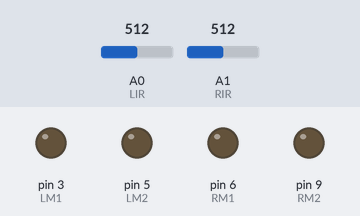
The sketch below on a simulated Arduino Uno, built with avr-gcc and run on an emulated ATmega328P. Parts: output pins drawn as LEDs (lit = HIGH). Inputs (shaded band) come from the test bench; at power-on: A0 (LIR) = 512, A1 (RIR) = 512.

Above: at 1.2 s.
1.3 s: A0 (LIR) set to 484
At 2.2 s:
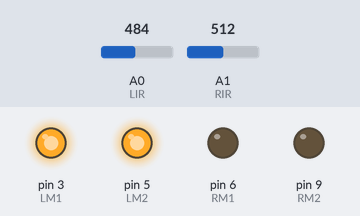
2.8 s: A1 (RIR) set to 490
At 3.3 s:
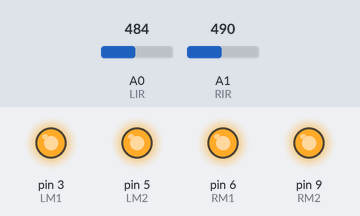
4.3 s: A0 (LIR) set to 510
At 5.5 s:
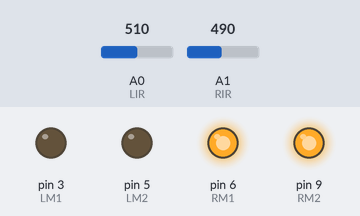
5.8 s: A0 (LIR) set to 490
At 6.8 s:
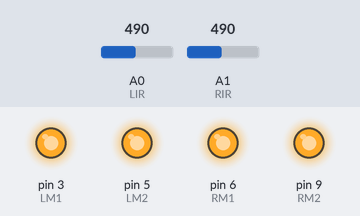
7.3 s: A0 (LIR) set to 511
At 8.0 s:
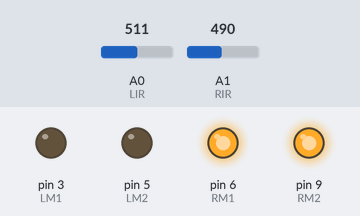
Timing chart, 0 to 9.8 s (numbered marks = the images above; inputs shaded):
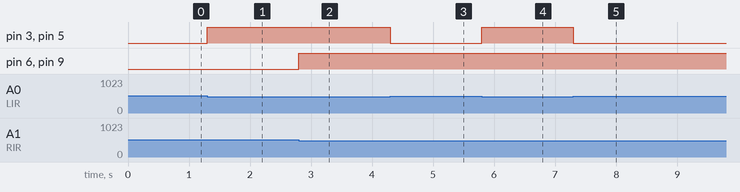

The sketch:

line_following_Robort.ino
```cpp
const int LM1=3;
const int LM2=5;
const int RM1=6;
const int RM2=9;
const int LIR=A0;
const int RIR=A1;

void setup(){
  pinMode(LM1,OUTPUT);
  pinMode(LM2,OUTPUT);
  pinMode(RM1,OUTPUT);
  pinMode(RM2,OUTPUT);
  Serial.begin(9600);
}
void loop(){
  if(analogRead(LIR)<500 && analogRead(RIR)<500)
  {
    digitalWrite(LM1,HIGH);
    digitalWrite(RM1,HIGH);
    digitalWrite(LM2,HIGH);
    digitalWrite(RM2,HIGH);
  }
  else if(analogRead(LIR)<500 && analogRead(RIR)>=500)
  {
    digitalWrite(LM1,HIGH);
    digitalWrite(RM1,LOW);
    digitalWrite(LM2,HIGH);
    digitalWrite(RM2,LOW);
  }
   else if(analogRead(LIR)>=500 && analogRead(RIR)<500)
  {
    digitalWrite(LM1,LOW);
    digitalWrite(RM1,HIGH);
    digitalWrite(LM2,LOW);
    digitalWrite(RM2,HIGH);
  }
   else if(analogRead(LIR)>=500 && analogRead(RIR)>=500)
  {
    digitalWrite(LM1,LOW);
    digitalWrite(RM1,LOW);
    digitalWrite(LM2,LOW);
    digitalWrite(RM2,LOW);
  }
}
```

Measured:
- the behaviour switches between 500 and 499 on A0 (LIR) (found by bisection; images 0 and 1)
- the behaviour switches between 500 and 499 on A1 (RIR) (found by bisection; images 1 and 2)
- after the input at 1.3 s, pin 3 (LM1), pin 5 (LM2): LOW → HIGH at once
- after the input at 2.8 s, pin 6 (RM1), pin 9 (RM2): LOW → HIGH at once
- after the input at 4.3 s, pin 3 (LM1), pin 5 (LM2): HIGH → LOW at once
- after the input at 5.8 s, pin 3 (LM1), pin 5 (LM2): LOW → HIGH at once
- after the input at 7.3 s, pin 3 (LM1), pin 5 (LM2): HIGH → LOW at once
